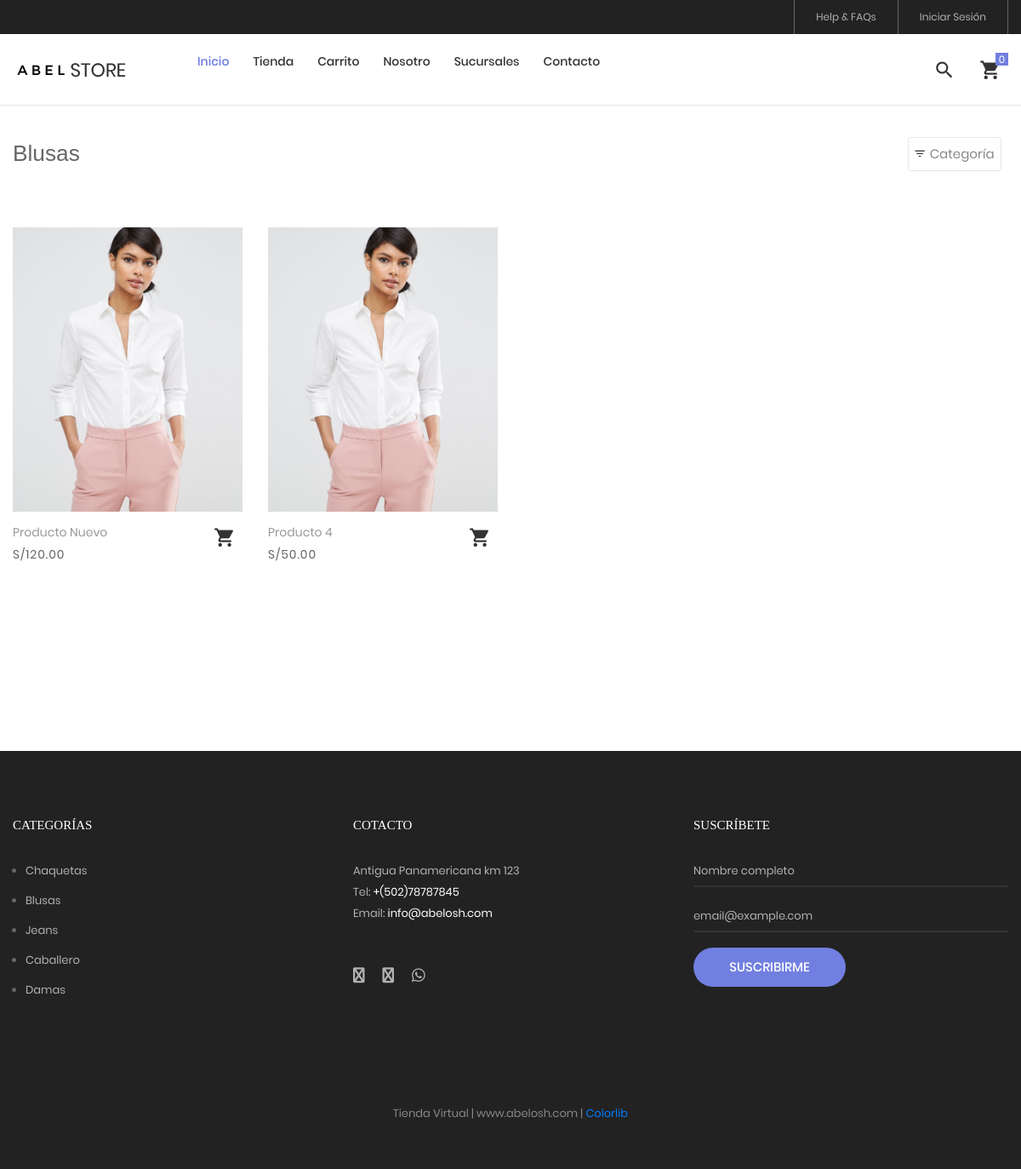
/tienda/categoria/2/blusas, run on an earlier commit of the app's database.
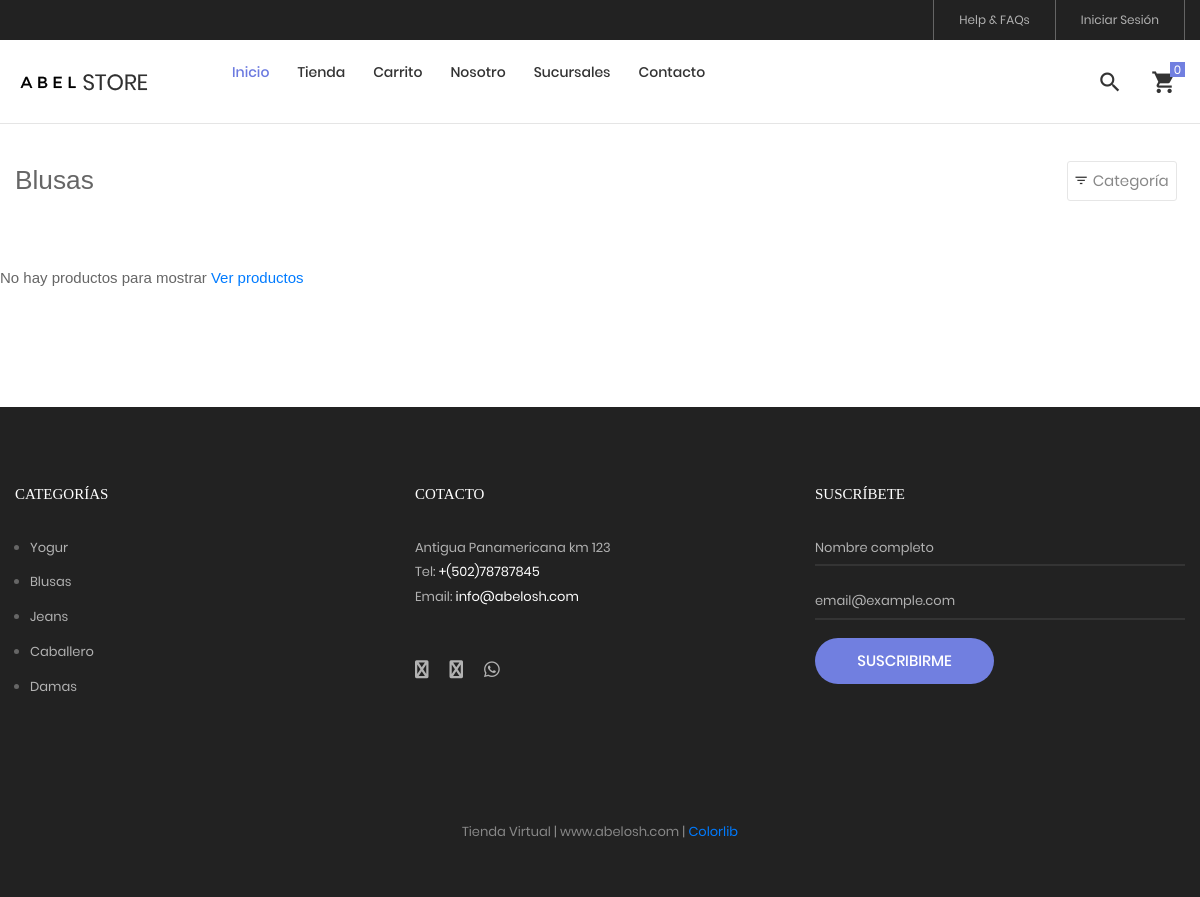
And on a later commit of the database.
### tables this page shows
CREATE TABLE `producto` (
  `idproducto` bigint(20) NOT NULL,
  `categoriaid` bigint(20) NOT NULL,
  `codigo` varchar(30) NOT NULL,
  `nombre` varchar(255) NOT NULL,
  `descripcion` text NOT NULL,
  `precio` decimal(11,2) NOT NULL,
  `stock` int(11) NOT NULL,
  `imagen` varchar(100) NOT NULL,
  `datecreated` datetime NOT NULL DEFAULT current_timestamp(),
  `ruta` varchar(255) NOT NULL,
  `status` int(11) NOT NULL DEFAULT 1
);

CREATE TABLE `categoria` (
  `idcategoria` bigint(20) NOT NULL,
  `nombre` varchar(255) NOT NULL,
  `descripcion` text NOT NULL,
  `portada` varchar(100) NOT NULL,
  `datecreated` datetime NOT NULL DEFAULT current_timestamp(),
  `ruta` varchar(255) NOT NULL,
  `status` int(11) NOT NULL DEFAULT 1
);

### Libraries/Core/Views.php (called while the page is built)
<?php
	class Views
	{
		function getView($controller,$view,$data="")
		{
			$controller = get_class($controller);
			if($controller == "Home"){
				$view = "Views/".$view.".php";
			}else{
				$view = "Views/".$controller."/".$view.".php";
			}
			require_once ($view);
		}
	}
 ?>

### index.php (called while the page is built, shortened)
<?php
	require_once("Helpers/Helpers.php");
	require_once("Libraries/Core/Load.php");
 ?>

### Libraries/Core/Mysql.php (called while the page is built, shortened)
<?php
	class Mysql extends Conexion
	{
		private $conexion;
		function __construct()
		{
			$this->conexion = new Conexion();
			$this->conexion = $this->conexion->conect();
		}
		public function select(string $query)
		{
			$this->strquery = $query;
        	$result = $this->conexion->prepare($this->strquery);
			$result->execute();
        	$data = $result->fetch(PDO::FETCH_ASSOC);
        	return $data;
		}
		public function select_all(string $query)
		{
			$this->strquery = $query;
        	$result = $this->conexion->prepare($this->strquery);
			$result->execute();
        	$data = $result->fetchall(PDO::FETCH_ASSOC);
        	return $data;
		}
	}
 ?>

### Libraries/Core/Conexion.php (called while the page is built)
<?php
class Conexion{
	private $conect;
	public function __construct(){
		$connectionString = "mysql:host=".DB_HOST.";dbname=".DB_NAME.";charset=".DB_CHARSET;
		try{
			$this->conect = new PDO($connectionString, DB_USER, DB_PASSWORD);
			$this->conect->setAttribute(PDO::ATTR_ERRMODE, PDO::ERRMODE_EXCEPTION);
		}catch(PDOException $e){
			$this->conect = 'Error de conexión';
		    echo "ERROR: " . $e->getMessage();
		}
	}
	public function conect(){
		return $this->conect;
	}
}
?>

### Models/TProducto.php (called while the page is built, shortened)
<?php
require_once("Libraries/Core/Mysql.php");
trait TProducto{
	public function getProductosCategoriaT(int $idcategoria, string $ruta, $desde = null, $porpagina = null){
		$this->intIdcategoria = $idcategoria;
		$this->strRuta = $ruta;
		$where = "";
		if(is_numeric($desde) AND is_numeric($porpagina)){
			$where = " LIMIT ".$desde.",".$porpagina;
		}
		$this->con = new Mysql();
		$sql_cat = "SELECT idcategoria,nombre,ruta FROM categoria WHERE idcategoria = '{$this->intIdcategoria}'";
		$request = $this->con->select($sql_cat);
		if(!empty($request)){
			$this->strCategoria = $request['nombre'];
			$this->strRutaCategoria = $request['ruta'];
			$sql = "SELECT p.idproducto,
							p.codigo,
							p.nombre,
							p.descripcion,
							p.categoriaid,
							c.nombre as categoria,
							p.precio,
							p.ruta,
							p.stock
					FROM producto p
					INNER JOIN categoria c
					ON p.categoriaid = c.idcategoria
					WHERE p.status != 0 AND p.categoriaid = $this->intIdcategoria AND c.ruta = '{$this->strRuta}'
					ORDER BY p.idproducto DESC ".$where;
					$request = $this->con->select_all($sql);
					if(count($request) > 0){
						for ($c=0; $c < count($request) ; $c++) {
							$intIdProducto = $request[$c]['idproducto'];
							$sqlImg = "SELECT img
									FROM imagen
									WHERE productoid = $intIdProducto";
							$arrImg = $this->con->select_all($sqlImg);
							if(count($arrImg) > 0){
								for ($i=0; $i < count($arrImg); $i++) {
									$arrImg[$i]['url_image'] = media().'/images/uploads/'.$arrImg[$i]['img'];
								}
							}
							$request[$c]['images'] = $arrImg;
						}
					}
			$request = array('idcategoria' => $this->intIdcategoria,
								'ruta' => $this->strRutaCategoria,
								'categoria' => $this->strCategoria,
								'productos' => $request
							);
		}
		return $request;
	}
}
 ?>

### Helpers/Helpers.php (called while the page is built, shortened)
<?php
	function base_url()
	{
		return BASE_URL;
	}
    function footerTienda($data="")
    {
        $view_footer = "Views/Template/footer_tienda.php";
        require_once ($view_footer);
    }
    function formatMoney($cantidad){
        $cantidad = number_format($cantidad,2,SPD,SPM);
        return $cantidad;
    }
    function getCatFooter(){
        require_once ("Models/CategoriasModel.php");
        $objCategoria = new CategoriasModel();
        $request = $objCategoria->getCategoriasFooter();
        return $request;
    }
    function getInfoPage(int $idpagina){
        require_once("Libraries/Core/Mysql.php");
        $con = new Mysql();
        $sql = "SELECT * FROM post WHERE idpost = $idpagina";
        $request = $con->select($sql);
        return $request;
    }
 ?>

### Models/CategoriasModel.php (called while the page is built, shortened)
<?php
	class CategoriasModel extends Mysql
	{
		public function getCategoriasFooter(){
			$sql = "SELECT idcategoria, nombre, descripcion, portada, ruta
					FROM categoria WHERE  status = 1 AND idcategoria IN (".CAT_FOOTER.")";
			$request = $this->select_all($sql);
			if(count($request) > 0){
				for ($c=0; $c < count($request) ; $c++) {
					$request[$c]['portada'] = BASE_URL.'/Assets/images/uploads/'.$request[$c]['portada'];
				}
			}
			return $request;
		}
	}
 ?>

### Views/Tienda/categoria.php (the view, shortened to what the changed rows need)
<?php
$arrProductos = $data['productos'];
 ?>
<br><br><br>
	<div class="bg0 m-t-23 p-b-140">
		<div class="container">
			<div class="row isotope-grid">
			<?php
			if(!empty($arrProductos)){
				for ($p=0; $p < count($arrProductos); $p++) {
					$ruta = $arrProductos[$p]['ruta'];
					if(count($arrProductos[$p]['images']) > 0 ){
						$portada = $arrProductos[$p]['images'][0]['url_image'];
					}else{
						$portada = media().'/images/uploads/product.png';
					}
			 ?>
				<div class="col-sm-6 col-md-4 col-lg-3 p-b-35 isotope-item women">
					<div class="block2">
						<div class="block2-pic hov-img0">
							<img src="<?= $portada ?>" alt="<?= $arrProductos[$p]['nombre'] ?>">
						</div>
						<div class="block2-txt flex-w flex-t p-t-14">
							<div class="block2-txt-child1 flex-col-l ">
								<a href="<?= base_url().'/tienda/producto/'.$arrProductos[$p]['idproducto'].'/'.$ruta; ?>" class="stext-104 cl4 hov-cl1 trans-04 js-name-b2 p-b-6">
									<?= $arrProductos[$p]['nombre'] ?>
								</a>
								<span class="stext-105 cl3">
									<?= SMONEY.formatMoney($arrProductos[$p]['precio']); ?>
								</span>
							</div>
							<div class="block2-txt-child2 flex-r p-t-3">
								<a href="#"
								 id="<?= openssl_encrypt($arrProductos[$p]['idproducto'],METHODENCRIPT,KEY); ?>"
								 class="btn-addwish-b2 dis-block pos-relative js-addwish-b2 js-addcart-detail
								 icon-header-item cl2 hov-cl1 trans-04 p-l-22 p-r-11
								 ">
									<i class="zmdi zmdi-shopping-cart"></i>
								</a>
							</div>
						</div>
					</div>
				</div>
			<?php
				}
			}else{
				?>
			<p>No hay productos para mostrar <a href="<?= base_url() ?>/tienda"> Ver productos</a></p>
			<?php
			}
			?>
			</div>
		</div>
	</div>
<?php
	footerTienda($data);
?>

### Views/Template/footer_tienda.php (shortened to what the changed rows need)
	<?php
		$catFotter = getCatFooter();
	 ?>
	<footer class="bg3 p-t-75 p-b-32">
		<div class="container">
			<div class="row">
				<div class="col-sm-6 col-lg-4 p-b-50">
					<?php if(count($catFotter) > 0){ ?>
					<ul>
						<?php foreach ($catFotter as $cat) { ?>
						<li class="p-b-10">
							<a href="<?= base_url() ?>/tienda/categoria/<?= $cat['idcategoria'].'/'.$cat['ruta'] ?>" class="stext-107 cl7 hov-cl1 trans-04">
								<?= $cat['nombre'] ?>
							</a>
						</li>
						<?php } ?>
					</ul>
					<?php } ?>
				</div>
			</div>
		</div>
	</footer>
</body>
</html>

What changed in the data, as far as the page shows it:
no longer on this page (row edited): producto: nombre "Producto Nuevo", precio "120.00"
no longer on this page (row edited): producto: nombre "Producto 4", precio "50.00"
changed categoria: nombre "Chaquetas" → "Yogur"
Also different on the page:
text now shown: "No hay productos para mostrar Ver productos"
